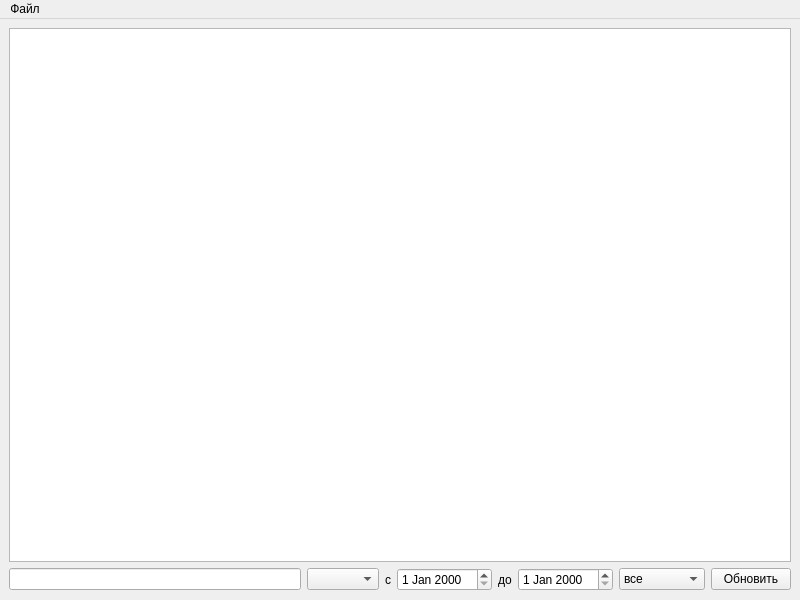
<?xml version="1.0" encoding="UTF-8"?>
<ui version="4.0">
 <class>MainWindow</class>
 <widget class="QMainWindow" name="MainWindow">
  <property name="geometry">
   <rect>
    <x>0</x>
    <y>0</y>
    <width>800</width>
    <height>600</height>
   </rect>
  </property>
  <property name="windowTitle">
   <string>MainWindow</string>
  </property>
  <widget class="QWidget" name="centralWidget">
   <layout class="QVBoxLayout" name="verticalLayout">
    <item>
     <widget class="QTableView" name="tableView"/>
    </item>
    <item>
     <layout class="QHBoxLayout" name="horizontalLayout">
      <item>
       <widget class="QLineEdit" name="serialNumberEdit"/>
      </item>
      <item>
       <widget class="QComboBox" name="devtypeBox"/>
      </item>
      <item>
       <widget class="QLabel" name="label">
        <property name="text">
         <string>с</string>
        </property>
       </widget>
      </item>
      <item>
       <widget class="QDateEdit" name="dateAfter"/>
      </item>
      <item>
       <widget class="QLabel" name="label_2">
        <property name="text">
         <string>до</string>
        </property>
       </widget>
      </item>
      <item>
       <widget class="QDateEdit" name="dateBefore"/>
      </item>
      <item>
       <widget class="QComboBox" name="stateBox">
        <item>
         <property name="text">
          <string>все</string>
         </property>
        </item>
        <item>
         <property name="text">
          <string>снятые</string>
         </property>
        </item>
        <item>
         <property name="text">
          <string>в цеху</string>
         </property>
        </item>
        <item>
         <property name="text">
          <string>на складе</string>
         </property>
        </item>
       </widget>
      </item>
      <item>
       <widget class="QPushButton" name="refreshButton">
        <property name="text">
         <string>Обновить</string>
        </property>
       </widget>
      </item>
     </layout>
    </item>
   </layout>
  </widget>
  <widget class="QMenuBar" name="menuBar">
   <property name="geometry">
    <rect>
     <x>0</x>
     <y>0</y>
     <width>800</width>
     <height>23</height>
    </rect>
   </property>
   <widget class="QMenu" name="menu">
    <property name="title">
     <string>Файл</string>
    </property>
    <addaction name="connectToDbAction"/>
    <addaction name="separator"/>
    <addaction name="exitAction"/>
   </widget>
   <addaction name="menu"/>
  </widget>
  <action name="connectToDbAction">
   <property name="text">
    <string>Соединиться с БД</string>
   </property>
  </action>
  <action name="exitAction">
   <property name="text">
    <string>Выход</string>
   </property>
  </action>
 </widget>
 <resources/>
 <connections/>
</ui>
